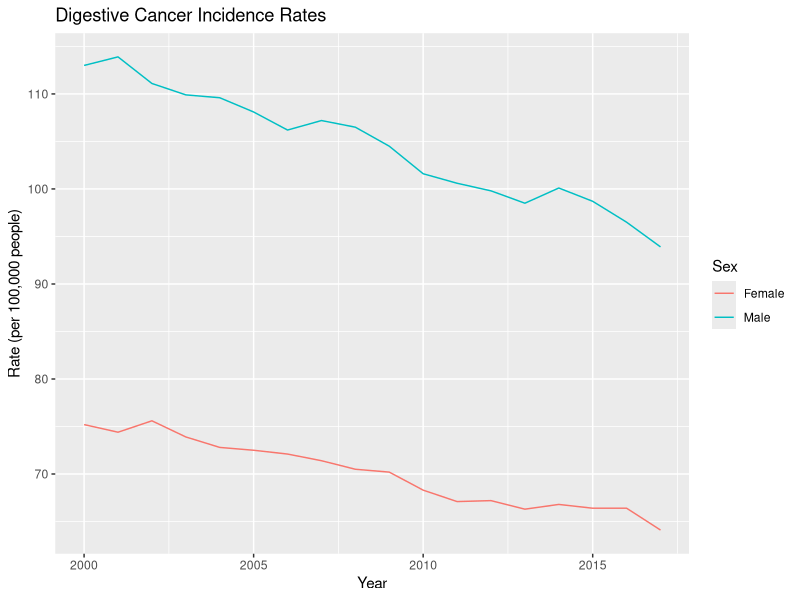
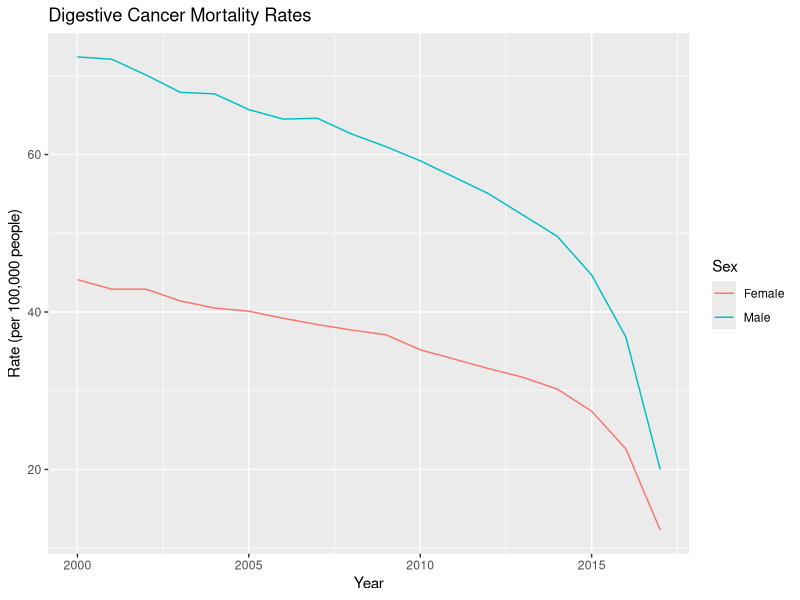
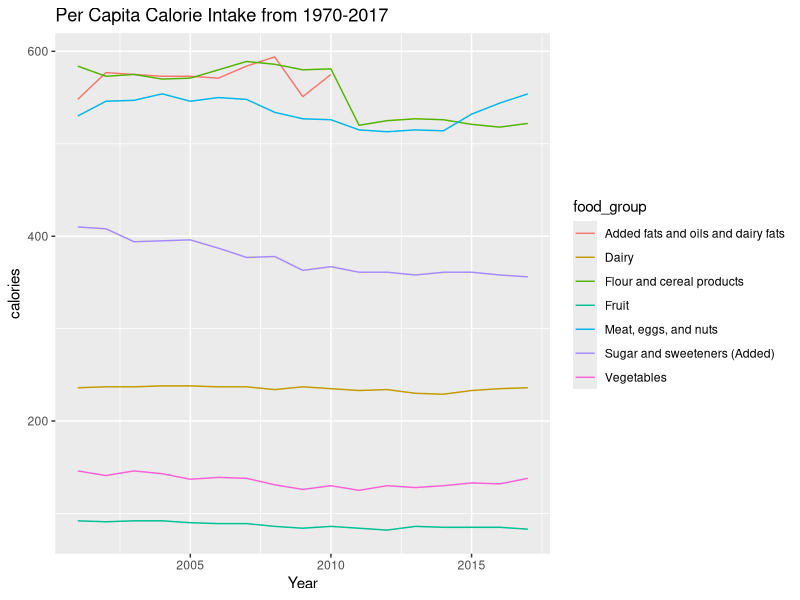
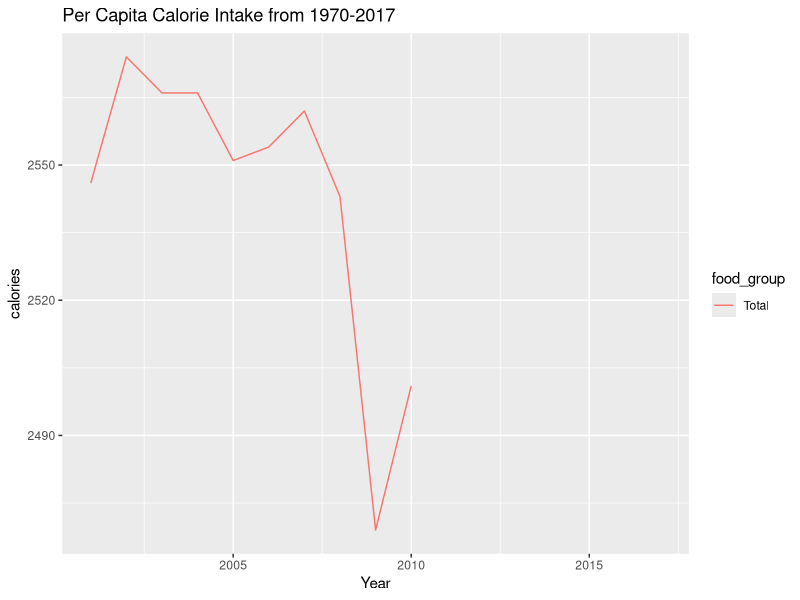
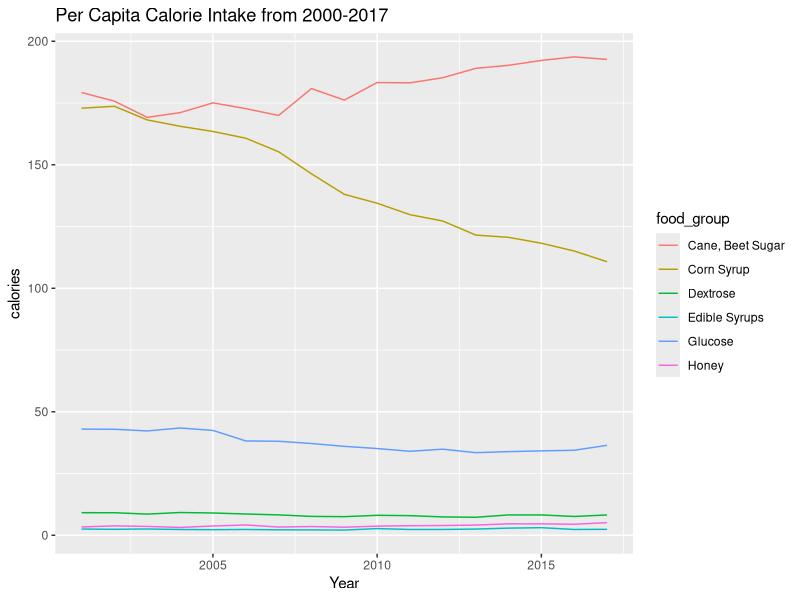
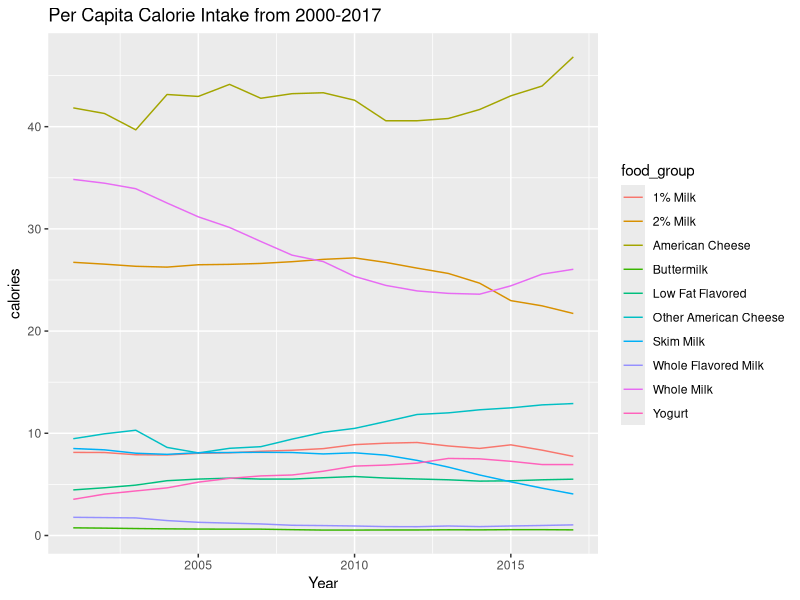
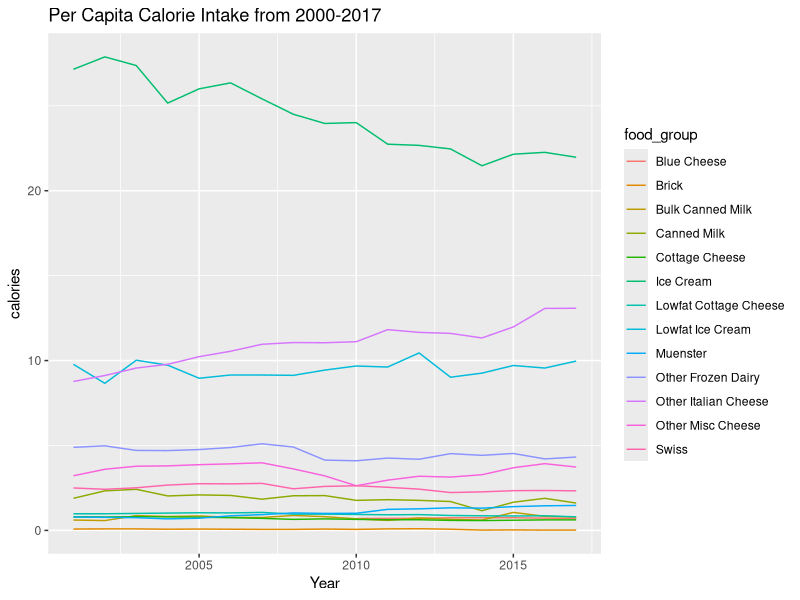
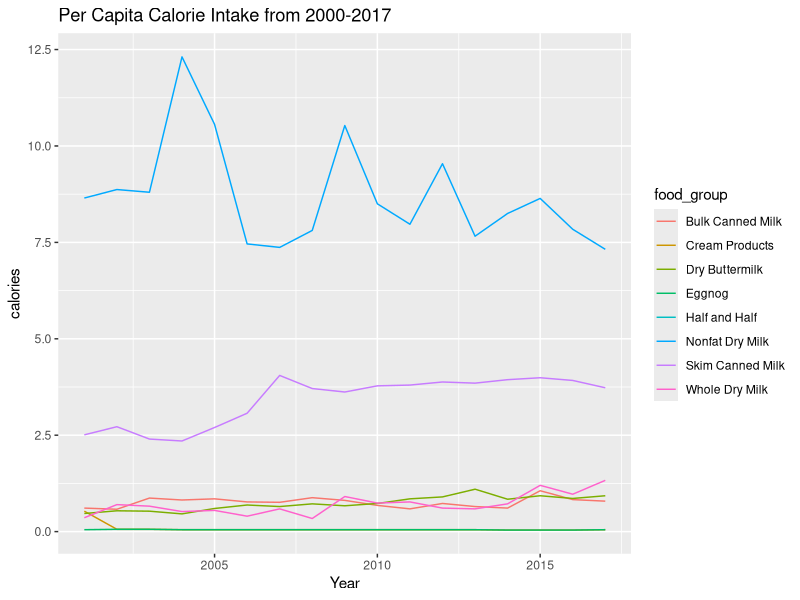

These figures' R source, in order:
## ---- chunk 1
library(ggplot2)
library(dplyr)
library(tidyverse)
library(plyr)
require(scales)
## ---- chunk 2
dairy <- read_csv("resources/processed_data/dairy.csv")
fats <- read_csv("resources/processed_data/fats.csv")
fruits <- read_csv("resources/processed_data/fruits.csv")
grains <- read_csv("resources/processed_data/grains.csv")
incidence <- read_csv("resources/processed_data/incidence.csv")
meateggsnuts <- read_csv("resources/processed_data/meateggsnuts.csv")
mortality <- read_csv("resources/processed_data/mortality.csv")
sugars <- read_csv("resources/processed_data/sugars.csv")
vegetables <- read_csv("resources/processed_data/vegetables.csv")
total_cals <- read_csv("resources/processed_data/total.csv")

tidy_calorie_data <- function(food_table) {
  df <- subset(gather(food_table, food_group, calories,    colnames(food_table), -Year), Year > 2000)
  return(df)
}
## ---- chunk 3
ggplot(data=incidence)+
  geom_line(aes(x=Year, y=Rate, color=Sex)) +
  ggtitle("Digestive Cancer Incidence Rates")+
  ylab("Rate (per 100,000 people)")

ggplot(data=mortality)+
  geom_line(aes(x=Year, y=Rate, color=Sex)) +
  ggtitle("Digestive Cancer Mortality Rates")+
  ylab("Rate (per 100,000 people)")

## ---- chunk 4
tidy_total = tidy_calorie_data(total_cals[-c(9)])
tidy_all = tidy_calorie_data(total_cals[c(1,9)])

ggplot(data=tidy_total) +
  geom_line(aes(x=Year, y=calories, color=food_group)) +
  ggtitle("Per Capita Calorie Intake from 1970-2017")
ggplot(data=tidy_all) +
  geom_line(aes(x=Year, y=calories, color=food_group)) +
  ggtitle("Per Capita Calorie Intake from 1970-2017")

## ---- chunk 5
tidy_sugar = tidy_calorie_data(sugars[-c(1)])
ggplot(data=tidy_sugar) +
  geom_line(aes(x=Year, y=calories, color=food_group)) +
  ggtitle("Per Capita Calorie Intake from 2000-2017")

## ---- chunk 6
tidy_dairy = tidy_calorie_data(dairy[c(2:12)])
tidy_dairy_2 = tidy_calorie_data(dairy[c(2,18:30)])
tidy_dairy_3 = tidy_calorie_data(dairy[c(2,30:37)])
ggplot(data=tidy_dairy) +
  geom_line(aes(x=Year, y=calories, color=food_group)) +
  ggtitle("Per Capita Calorie Intake from 2000-2017")
ggplot(data=tidy_dairy_2) +
  geom_line(aes(x=Year, y=calories, color=food_group)) +
  ggtitle("Per Capita Calorie Intake from 2000-2017")
ggplot(data=tidy_dairy_3) +
  geom_line(aes(x=Year, y=calories, color=food_group)) +
  ggtitle("Per Capita Calorie Intake from 2000-2017")
## ---- chunk 7
tidy_prot = tidy_calorie_data(meateggsnuts[c(2:15)])
tidy_prot_2 = tidy_calorie_data(meateggsnuts[c(2,15:25)])
ggplot(data=tidy_prot) +
  geom_line(aes(x=Year, y=calories, color=food_group)) +
  ggtitle("Per Capita Calorie Intake from 2000-2017")
ggplot(data=tidy_prot_2) +
  geom_line(aes(x=Year, y=calories, color=food_group)) +
  ggtitle("Per Capita Calorie Intake from 2000-2017")
## ---- chunk 8
total_cals_inc = merge(total_cals, incidence, by="Year")
total_cals_inc$`Sugar and sweeteners (Added)`
ggplot(total_cals_inc) +
  geom_point(aes(`Sugar and sweeteners (Added)`, Rate, color=Sex))

sugar_inc = merge(sugars, incidence, by="Year")
sugar_inc$`Corn Syrup`
ggplot(sugar_inc) +
  geom_point(aes(`Corn Syrup`, Rate, color=Sex))

meat_inc = merge(meateggsnuts, incidence, by="Year")
ggplot(meat_inc) +
  geom_point(aes(Beef, Rate, color=Sex))
